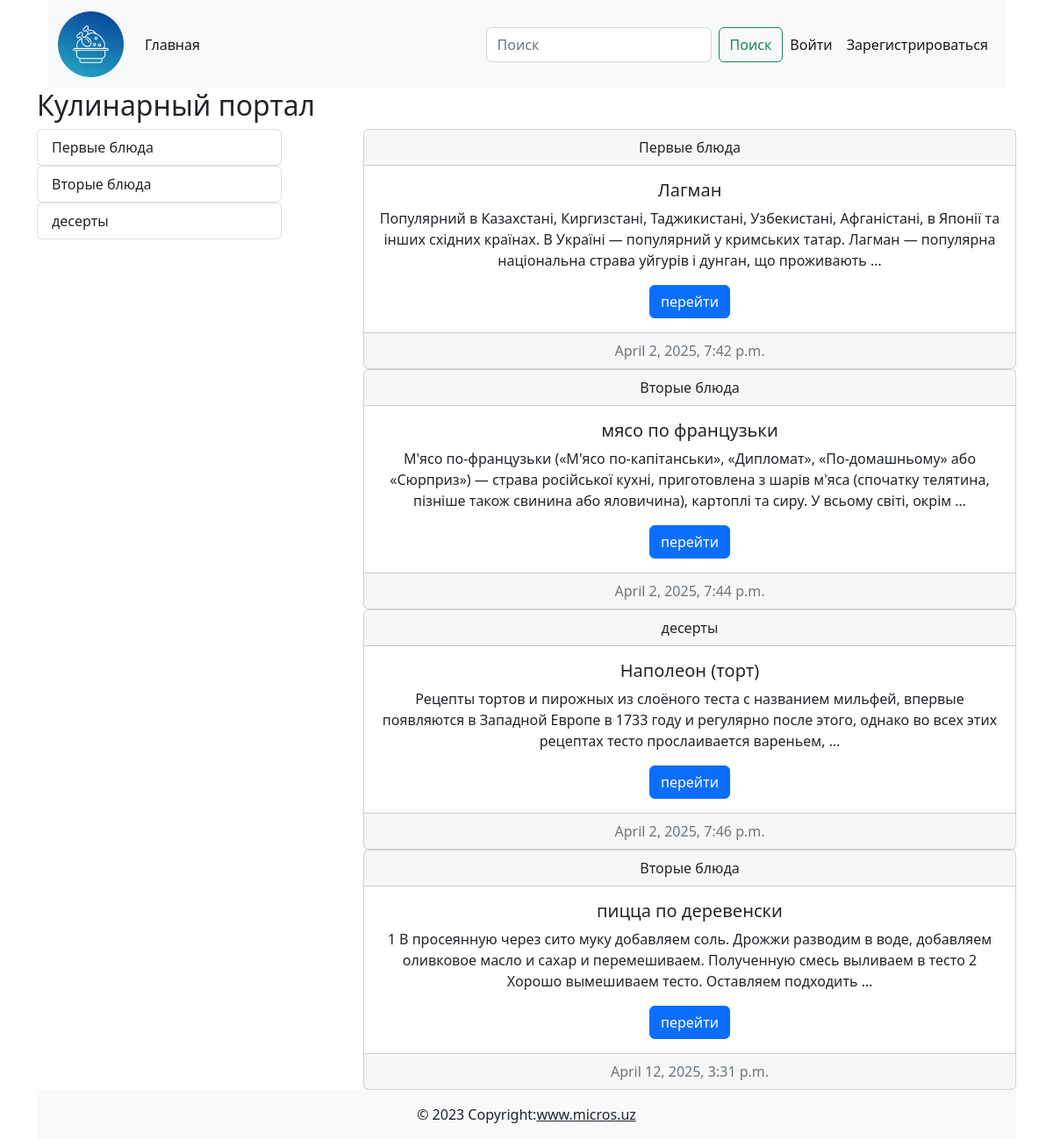
The app's page /, older data.
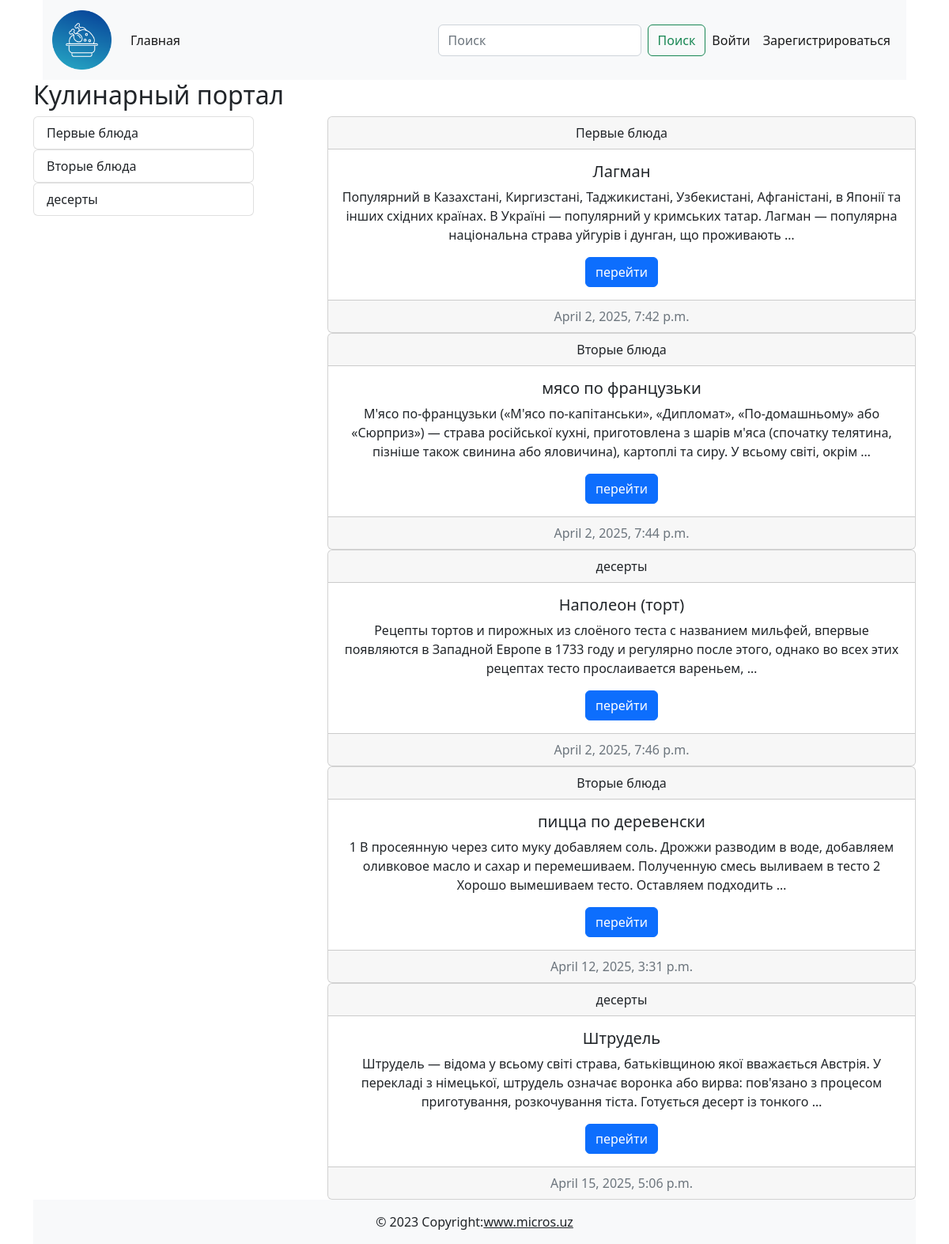
The same page, newer data.
### cooking/models.py (models this page shows, shortened)
class Category(models.Model):
    title = models.CharField(max_length=255)
    def __str__(self):
        return self.title
    def get_absolute_url(self):
        return reverse('category_list', kwargs={'pk':self.pk})

class Post(models.Model):
    title = models.CharField(max_length=255)
    content = models.TextField(default='скоро тут будет статья')
    created_at = models.DateTimeField(auto_now_add=True)
    updated_at = models.DateTimeField(auto_now=True)
    photo = models.ImageField(upload_to='photos/', blank=True, null=True)
    watched = models.IntegerField(default=0)
    is_published = models.BooleanField(default=True)
    category = models.ForeignKey(Category,on_delete=models.CASCADE)
    def get_absolute_url(self):
        return reverse('post_detail', kwargs={'pk':self.pk})

### cooking/views.py (the view)
# urls.py: path('', index, name='index'),
def index(request):
    posts = Post.objects.all()
    context = {
        'title':'Главная страница',
        'posts':posts,
    }
    return render(request,'cooking/index.html',context)

### cooking/templatetags/blog_tags.py (called while the page is built)
@register.simple_tag()
def get_all_categories():
    return Category.objects.all()

### cooking/templates/cooking/index.html
{% extends "base.html" %}
{% load blog_tags %}
{% block main %}
<h2>Кулинарный портал</h2>
<div class="d-flex justify-content-between">
    <div class="col-3">
    {% get_all_categories as categories %}
    {% for c in categories %}
    {% include 'cooking/components/categorie_buttons.html' %}
    {% endfor %}
</div>
<div class="col-8">
{% for p in posts%}
{% include 'cooking/components/posts.html' %}
{% endfor %}
</div>
{% endblock main %}

### templates/base.html (shortened to what this page needs)
{%load static%}
<!doctype html>
<html lang="en">
<head>
    <link href="https://cdn.jsdelivr.net/npm/bootstrap@5.2.3/dist/css/bootstrap.min.css" rel="stylesheet">
</head>
<body>
    <div class="container">
       {% include "components/header.html" %}
        <main>
            {% block main %}
            {% endblock main %}
        </main>
       {% include "components/footer.html" %}
    </div>
</body>
</html>

### templates/components/header.html (shortened to what this page needs)
{% load static %}
<header>
    <div class="container">
        <nav class="navbar navbar-expand-lg bg-light">
            <div class="container-fluid">
                <a class="navbar-brand" href="#!">
                    <img src="{% static 'img/img.png' %}" width="75" alt="">
                </a>
                <div class="collapse navbar-collapse" id="navbarSupportedContent">
                    <ul class="navbar-nav me-auto mb-2 mb-lg-0"><li class="nav-item"><a class="nav-link active" aria-current="page" href="{% url 'index' %}">Главная</a></li></ul>
                    <div class="d-flex">
                        <form class="d-flex" role="search" method="get" action="#!">
                            <input name="q" class="form-control me-2" type="search" placeholder="Поиск" aria-label="Поиск">
                            <button class="btn btn-outline-success" type="submit">Поиск</button>
                        </form>
                        <ul class="navbar-nav me-auto mb-2 mb-lg-0">
                              {% if not request.user.is_authenticated %}
                                <li class='nav-item'>
                                    <a class='nav-link active' aria-current="page" href="{% url 'user_login'%}">Войти</a>
                                </li>
                                <li class='nav-item'>
                                    <a class='nav-link active' aria-current="page" href="{%url 'register_user'%}">Зарегистрироваться</a>
                                </li>
                            {%endif%}
                        </ul>
                    </div>
                </div>
            </div>
        </nav>
    </div>
</header>

### cooking/templates/cooking/components/categorie_buttons.html
    <div class="list-group">
        <a href="{{c.get_absolute_url}}" class="list-group-item list-group-item-action">{{c}}</a>
    </div>

### cooking/templates/cooking/components/posts.html
    <div class="card text-center"><div class="card-header">{{p.category}}</div>
        <div class="card-body"><h5 class="card-title">{{p.title}}</h5><p class="card-text">{{p.content | truncatewords:30}}</p><a href={{p.get_absolute_url}} class="btn btn-primary">перейти</a></div>
        <div class="card-footer text-muted">{{p.created_at}}</div>
    </div>

### templates/components/footer.html
<footer class="bg-light text-center text-lg-start">
    <div class="text-center p-3" style="background-color: rgba(0, 0, 0, 0);">© 2023 Copyright:<a class="text-dark" href="https://mdbootstrap.com/">www.micros.uz</a></div>
</footer>

Row changes from the older to the newer data that the page shows:
added Post: category "десерты", title "Штрудель", content "Штрудель — відома у всьому світі страва, батьківщиною якої вважається Австрія. У перекладі з німецької, штрудель означає воронка або вирва: пов'язано з процесом приготування, розкочування тіста. Готується десерт із тонкого …", created_at "April 15, 2025, 5:06 p.m."
